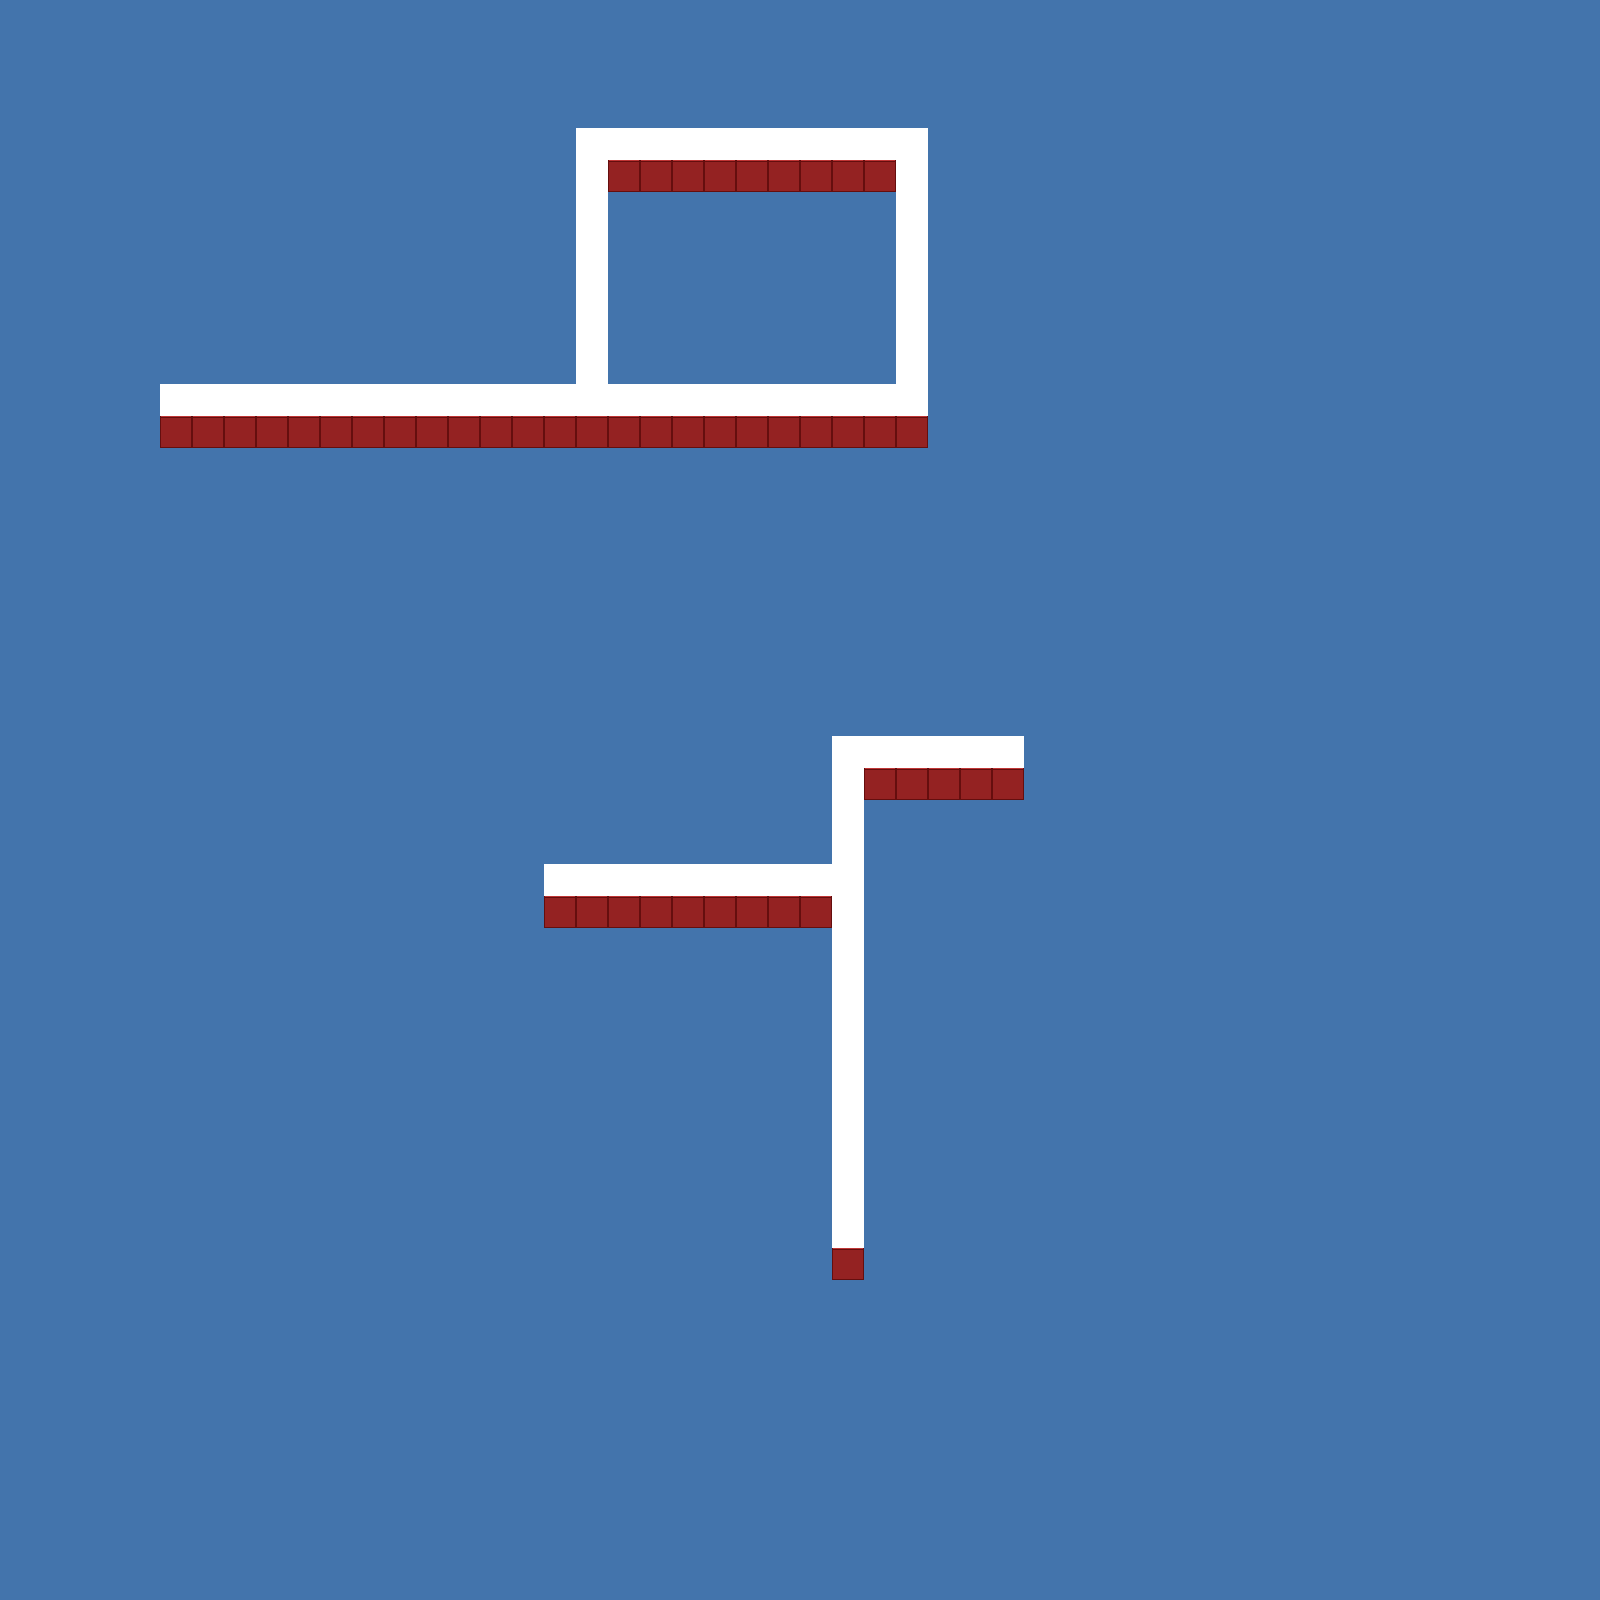

The image is a tile-based game level rendered from a .tmx file. Its description and source (layers, tilesets, objects; grid data summarised) follow:
An orthogonal 50x50 tile map with 32x32 px tiles, 2 tile layers (floor, walls).

<map version="1.0" orientation="orthogonal" width="50" height="50" tilewidth="32" tileheight="32">
 <tileset firstgid="1" name="tileset" tilewidth="32" tileheight="32">
  <image source="../images/tileset.png" width="256" height="256" />
 </tileset>
 <layer name="floor" width="50" height="50">
  <data>[2500 cells, 2500 non-empty, 1 distinct tile ids]</data>
 </layer>
 <layer name="walls" width="50" height="50">
  <data>[2500 cells, 127 non-empty, 2 distinct tile ids]</data>
 </layer>
</map>